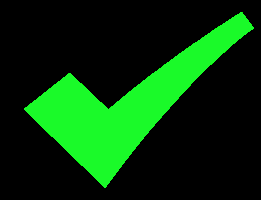
#> input picture MoTu/res/check.png, 261 x 200 px; its folder holds only this picture in this run
$ python -i ACE.py   (imports and definitions only)
#> lines starting #> are read from the running program, lines starting #| are printed output that depends on the picture
import cv2
import numpy as np
import math


def stretchImage(data, s=0.005, bins=2000):  # 线性拉伸，去掉最大最小0.5%的像素值，然后线性拉伸至[0,1]
    ht = np.histogram(data, bins)
    d = np.cumsum(ht[0])/float(data.size)
    lmin = 0
    lmax = bins-1
    while lmin < bins:
        if d[lmin] >= s:
            break
        lmin += 1
    while lmax >= 0:
        if d[lmax] <= 1-s:
            break
        lmax -= 1
    return np.clip((data-ht[1][lmin])/(ht[1][lmax]-ht[1][lmin]), 0, 1)


g_para = {}


def getPara(radius=5):  # 根据半径计算权重参数矩阵
    global g_para
    m = g_para.get(radius, None)
    if m is not None:
        return m
    size = radius*2+1
    m = np.zeros((size, size))
    for h in range(-radius, radius+1):
        for w in range(-radius, radius+1):
            if h == 0 and w == 0:
                continue
            m[radius+h, radius+w] = 1.0/math.sqrt(h**2+w**2)
    m /= m.sum()
    g_para[radius] = m
    return m


def zmIce(I, ratio=4, radius=300):  # 常规的ACE实现
    para = getPara(radius)
    height, width = I.shape
    zh, zw = [0]*radius + list(range(height)) + [height-1] * \
        radius, [0]*radius + list(range(width)) + [width - 1]*radius
    Z = I[np.ix_(zh, zw)]
    res = np.zeros(I.shape)
    for h in range(radius*2+1):
        for w in range(radius*2+1):
            if para[h][w] == 0:
                continue
            res += (para[h][w] *
                    np.clip((I-Z[h:h+height, w:w+width])*ratio, -1, 1))
    return res


def zmIceFast(I, ratio, radius):  # 单通道ACE快速增强实现
    height, width = I.shape[:2]
    if min(height, width) <= 2:
        return np.zeros(I.shape)+0.5
    Rs = cv2.resize(I, ((width+1)//2, (height+1)//2))
    Rf = zmIceFast(Rs, ratio, radius)  # 递归调用
    Rf = cv2.resize(Rf, (width, height))
    Rs = cv2.resize(Rs, (width, height))

    return Rf+zmIce(I, ratio, radius)-zmIce(Rs, ratio, radius)


def zmIceColor(I, ratio=4, radius=3):  # rgb三通道分别增强，ratio是对比度增强因子，radius是卷积模板半径
    res = np.zeros(I.shape)
    for k in range(3):
        res[:, :, k] = stretchImage(zmIceFast(I[:, :, k], ratio, radius))
    return res


def FACE():
    m = zmIceColor(cv2.imread('template.png')/255.0)*255
    cv2.imwrite('enhance.jpg', m)

>>> import cv2
>>> picture = cv2.imread('res/check.png')
#> picture is the input picture: shape (200, 261, 3); mean B, G, R 9, 55.1, 5.7
>>> result = zmIceColor(picture)
#> the loop in zmIceColor, `for k in range(3):` made 3 passes
#> pass 1, in zmIceFast, `Rs = cv2.resize(I, ((width+1)//2, (height+1)//2))`:
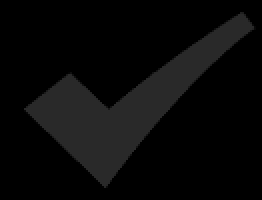
#> Rs: shape (100, 131) (shown 2 times larger); min 0, max 42, mean 9
#> pass 1, in zmIceFast (call 4), `Rf = cv2.resize(Rf, (width, height))`:
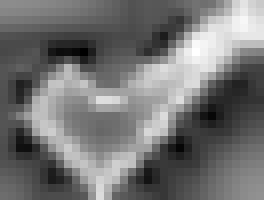
#> Rf: shape (25, 33) float64 (shown 8 times larger); min -0.82, max 0.685, mean -0.134; drawn with min black and max white
#> after the loop in zmIceColor, `for k in range(3):`:
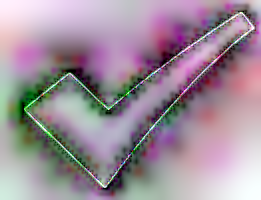
#> res: shape (200, 261, 3) float64; mean B, G, R 0.609, 0.561, 0.624

$ run again, on MoTu/res/cross.png
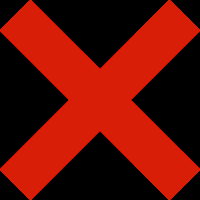
#> input picture MoTu/res/cross.png, 200 x 200 px
#> picture is the input picture: shape (200, 200, 3); mean B, G, R 2.8, 14.2, 105.4
#> the loop in zmIceColor, `for k in range(3):` made 3 passes
#> pass 1, in zmIceFast (call 4), `Rf = cv2.resize(Rf, (width, height))`:
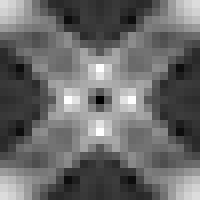
#> Rf: shape (25, 25) float64 (shown 8 times larger); min 0.64, max 1.46, mean 0.982; drawn with min black and max white
#> after the loop in zmIceColor, `for k in range(3):`:
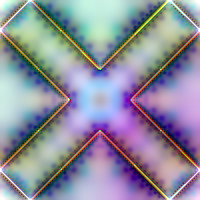
#> res: shape (200, 200, 3) float64; mean B, G, R 0.623, 0.559, 0.559
